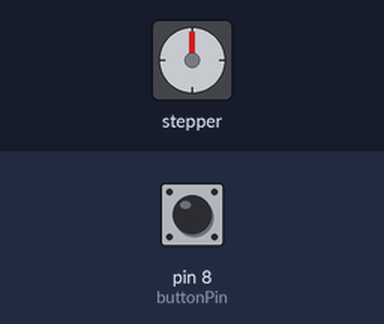
A sketch run on a simulated Arduino Uno, built with avr-gcc and run on an emulated ATmega328P. On the bench: stepper motor. Wiring (inferred from the names in the program): stepper motor driver (5000 steps per turn assumed): step pin 2; direction pin 5. Inputs (shaded band) come from the test bench; at power-on: pin 8 (buttonPin) HIGH. What the sketch prints to the serial monitor is not drawn.

Above: at 1.2 s.
1.3 s: pin 8 (buttonPin) pulled LOW for 1 s
At 3.4 s:
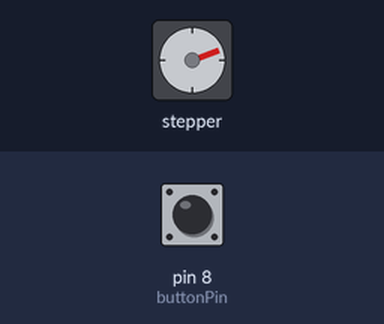
3.8 s: pin 8 (buttonPin) pulled LOW for 0.15 s
At 4.5 s:
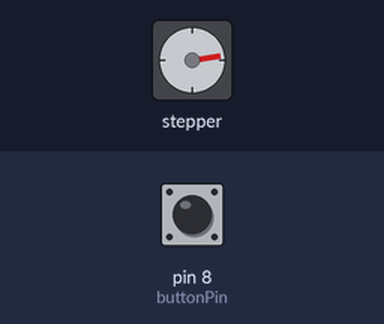
5.4 s: pin 8 (buttonPin) pulled LOW for 3.2 s
At 9.6 s:
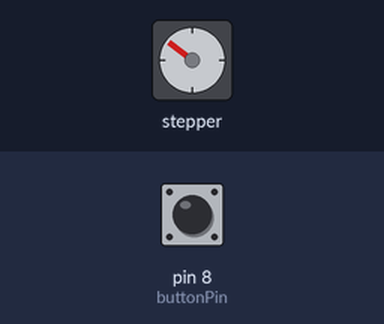
10.1 s: pin 8 (buttonPin) pulled LOW for 1 s
At 11.6 s:
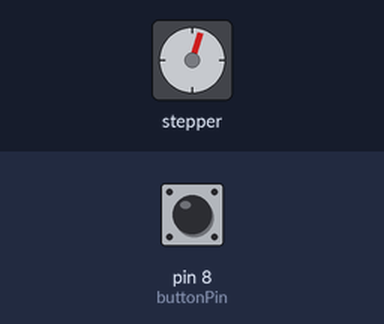
Timing chart, 0 to 13.1 s (numbered marks = the images above; inputs shaded):
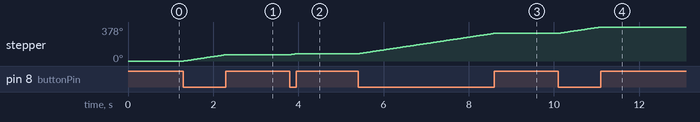

The sketch:

ManualContinuousMovment.ino
```cpp
/*________________________________________________________________________________________________*/
/*
  ManualContinuousMovment

  Stacked Planetary Gear Drive Actuator Control with Button Input
  Description of code:
  This code controls a stepper motor that drives a stacked planetary gear system using a step
  and direction driver. The motor movement is triggered by a button press, allowing for manual
  control of the motor’s movement. The motor rotates in a specified direction while the button
  is held down and stops when the button is released. This provides a simple, intuitive way
  to control motor movement for applications requiring user interaction.

  Key features:
  1. Button-Controlled Movement: The motor moves only when the button is pressed. The motor
     stops rotating as soon as the button is released, allowing precise control of movement.

  2. Direction Control: The direction of rotation is defined by the `clockwise` variable.
     By default, the motor rotates clockwise. The direction pin is configured accordingly.

  3. Speed Control: The speed of the motor is controlled by a delay between each step, defined
     by the `speed` variable in microseconds. A lower value of `speed` results in faster rotation.

  4. Manual Override: The system provides flexibility for manual control, making it useful in
     scenarios where step-by-step precision is important, or where the user needs to control
     the motor intermittently.

  Application:
  This code is ideal for applications where user intervention is required to control the motor,
  such as positioning systems, robotic actuators, or motorized mechanisms that need manual
  override functionality. The use of a stacked planetary gear system ensures high torque and
  precise angular control.

  Date: 30/09/2024
  Created By: Connor Lindsell

*/
/*________________________________________________________________________________________________*/


const int stepPin = 2;       // Pin connected to the step pin of the driver
const int dirPin = 5;        // Pin connected to the direction pin of the driver
const int buttonPin = 8;     // Pin connected to the button
const int stepsPerRevolution = 5000; // Number of steps per revolution for the motor
const float degreesPerStep = 360.0 / stepsPerRevolution; // Degrees per step for the motor

int speed = 500;             // Speed of the motor in microseconds (lower value means higher speed)
float angle = 0;             // Angle to rotate in degrees
bool clockwise = true;       // Direction of rotation

void setup() {
  // Set the pins as outputs or inputs
  pinMode(stepPin, OUTPUT);
  pinMode(dirPin, OUTPUT);
  pinMode(buttonPin, INPUT_PULLUP); // Set button pin as input with an internal pull-up resistor

  // Set initial direction of rotation
  digitalWrite(dirPin, HIGH); // Set to clockwise initially

  // Initialize Serial Monitor for debugging (optional)
  Serial.begin(9600);
  Serial.println("Press and hold the button to move the motor.");
}

void loop() {
  // Check if the button is pressed
  if (digitalRead(buttonPin) == LOW) {
    // If the button is pressed, move the motor
    moveMotor();
  }
}

// Function to move the motor
void moveMotor() {
  // Set the direction pin based on the desired rotation direction
  if (clockwise) {
    digitalWrite(dirPin, HIGH);
  } else {
    digitalWrite(dirPin, LOW);
  }

  // Rotate the motor by a single step while the button is pressed
  digitalWrite(stepPin, HIGH);
  delayMicroseconds(speed);
  digitalWrite(stepPin, LOW);
  delayMicroseconds(speed);
}
```

Measured:
- after the input at 1.3 s, stepper: turns 70° clockwise in 0.98 s, starting at once
- after the input at 3.8 s, stepper: turns 11° clockwise in 0.14 s, starting at once
- after the input at 5.4 s, stepper: turns 226° clockwise in 3.2 s, starting at once
- after the input at 10.1 s, stepper: turns 71° clockwise in 0.99 s, starting at once
